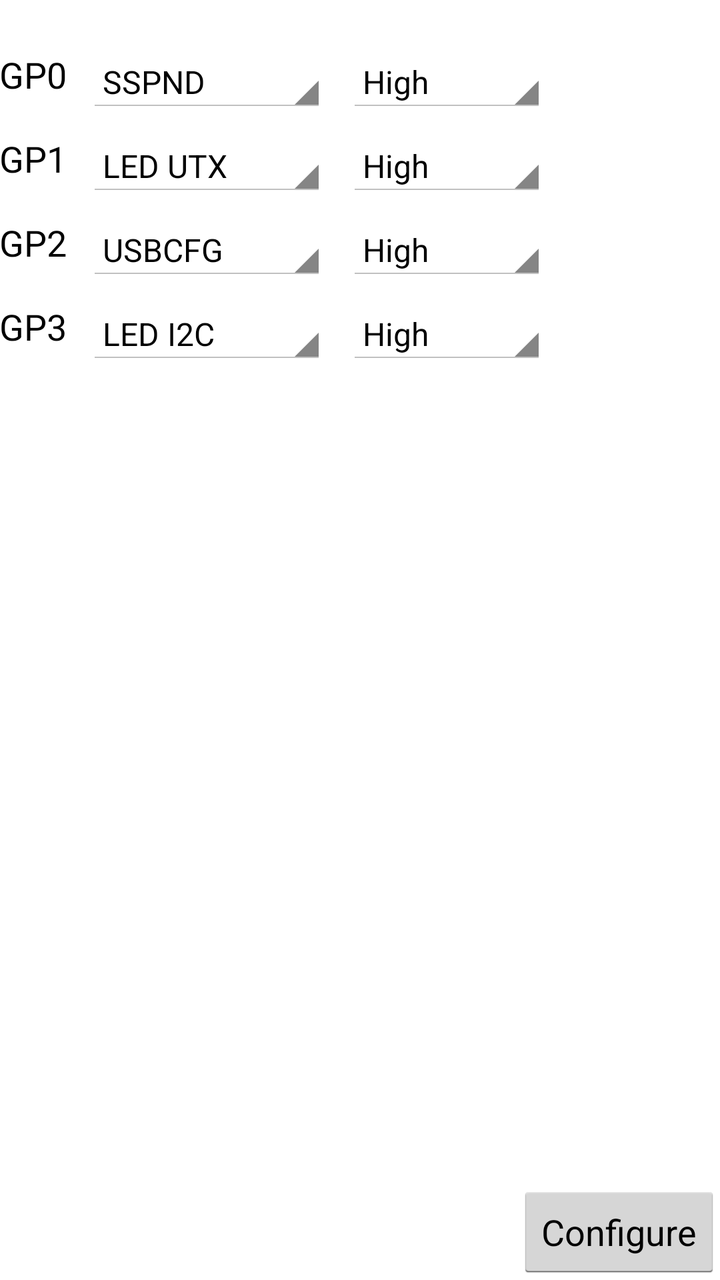
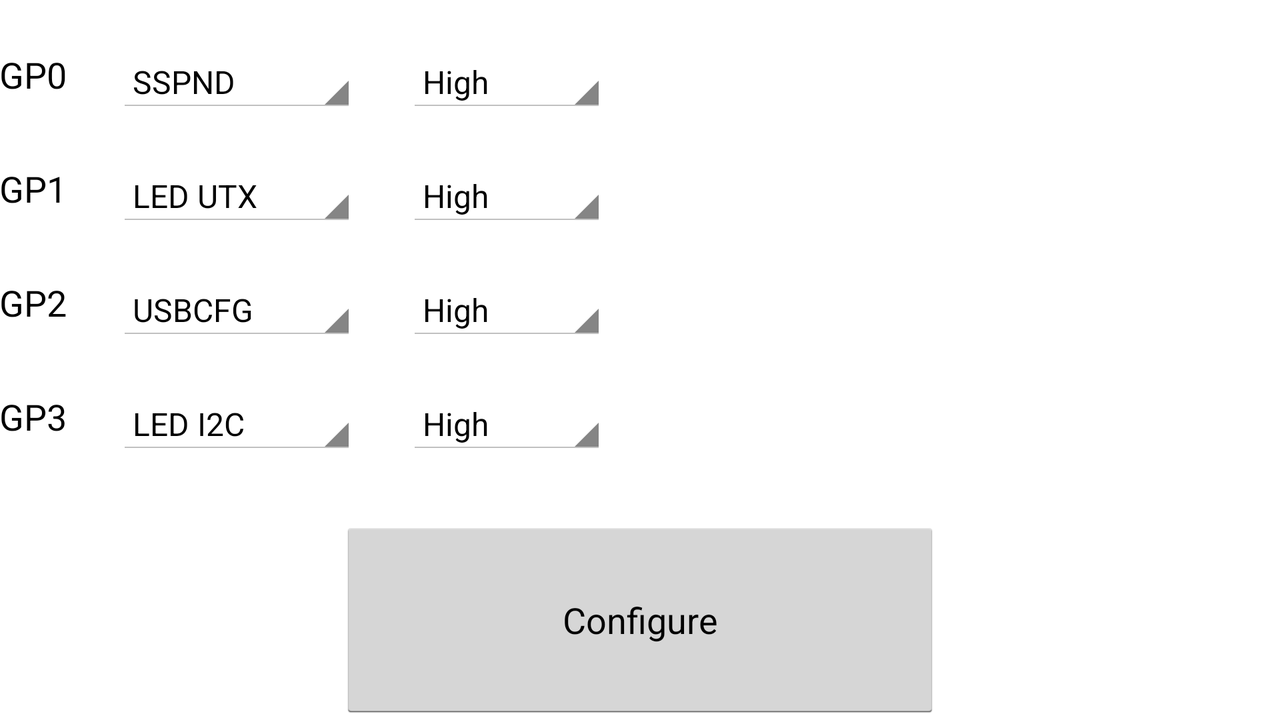

One screen, two layout resources from the same app: the default and the repository's alternative for another configuration. Each is rendered where Android would select it; the XML of both is given below.
<!-- AndroidManifest.xml: application theme AppTheme -->
<!-- res/layout/fragment_pin_config.xml -->
<RelativeLayout xmlns:android="http://schemas.android.com/apk/res/android"
    xmlns:tools="http://schemas.android.com/tools"
    android:layout_width="match_parent"
    android:layout_height="match_parent"
    android:paddingBottom="@dimen/activity_vertical_margin"
    android:paddingLeft="@dimen/activity_horizontal_margin"
    android:paddingRight="@dimen/activity_horizontal_margin"
    android:paddingTop="@dimen/activity_vertical_margin" >

    <TextView
        android:id="@+id/lblGp0"
        android:layout_width="wrap_content"
        android:layout_height="wrap_content"
        android:layout_alignParentLeft="true"
        android:layout_alignParentTop="true"
        android:layout_centerHorizontal="true"
        android:layout_centerInParent="true"
        android:layout_marginTop="25dp"
        android:text="@string/gp0"
        android:textAppearance="?android:attr/textAppearanceMedium" />

    <Spinner
        android:id="@+id/spinner_gp0_functions"
        android:layout_width="120dp"
        android:layout_height="wrap_content"
        android:layout_alignTop="@+id/lblGp0"
        android:layout_centerHorizontal="true"
        android:layout_centerInParent="true"
        android:layout_marginLeft="10dp"
        android:layout_toRightOf="@+id/lblGp0"
        android:entries="@array/gp0_functions" />

    <Spinner
        android:id="@+id/spinner_gp0_levels"
        android:layout_width="100dp"
        android:layout_height="wrap_content"
        android:layout_alignTop="@+id/spinner_gp0_functions"
        android:layout_centerInParent="true"
        android:layout_marginLeft="10dp"
        android:layout_toRightOf="@+id/spinner_gp0_functions"
        android:entries="@array/output_levels" />

    <TextView
        android:id="@+id/lblGp1"
        android:layout_width="wrap_content"
        android:layout_height="wrap_content"
        android:layout_below="@+id/spinner_gp0_functions"
        android:layout_centerHorizontal="true"
        android:layout_centerInParent="true"
        android:layout_marginTop="10dp"
        android:layout_toLeftOf="@+id/spinner_gp0_functions"
        android:text="@string/gp1"
        android:textAppearance="?android:attr/textAppearanceMedium" />

    <Spinner
        android:id="@+id/spinner_gp1_functions"
        android:layout_width="120dp"
        android:layout_height="wrap_content"
        android:layout_alignTop="@+id/lblGp1"
        android:layout_centerHorizontal="true"
        android:layout_centerInParent="true"
        android:layout_marginLeft="10dp"
        android:layout_toRightOf="@+id/lblGp1"
        android:entries="@array/gp1_functions" />

    <Spinner
        android:id="@+id/spinner_gp1_levels"
        android:layout_width="100dp"
        android:layout_height="wrap_content"
        android:layout_alignTop="@+id/spinner_gp1_functions"
        android:layout_centerHorizontal="true"
        android:layout_centerInParent="true"
        android:layout_marginLeft="10dp"
        android:layout_toRightOf="@+id/spinner_gp1_functions"
        android:entries="@array/output_levels" />

    <TextView
        android:id="@+id/lblGp2"
        android:layout_width="wrap_content"
        android:layout_height="wrap_content"
        android:layout_below="@+id/spinner_gp1_functions"
        android:layout_centerHorizontal="true"
        android:layout_centerInParent="true"
        android:layout_marginTop="10dp"
        android:layout_toLeftOf="@+id/spinner_gp0_functions"
        android:text="@string/gp2"
        android:textAppearance="?android:attr/textAppearanceMedium" />

    <Spinner
        android:id="@+id/spinner_gp2_functions"
        android:layout_width="120dp"
        android:layout_height="wrap_content"
        android:layout_alignTop="@+id/lblGp2"
        android:layout_centerHorizontal="true"
        android:layout_centerInParent="true"
        android:layout_marginLeft="10dp"
        android:layout_toRightOf="@+id/lblGp2"
        android:entries="@array/gp2_functions" />

    <Spinner
        android:id="@+id/spinner_gp2_levels"
        android:layout_width="100dp"
        android:layout_height="wrap_content"
        android:layout_alignTop="@+id/spinner_gp2_functions"
        android:layout_centerHorizontal="true"
        android:layout_centerInParent="true"
        android:layout_marginLeft="10dp"
        android:layout_toRightOf="@+id/spinner_gp2_functions"
        android:entries="@array/output_levels" />

    <TextView
        android:id="@+id/lblGp3"
        android:layout_width="wrap_content"
        android:layout_height="wrap_content"
        android:layout_below="@+id/spinner_gp2_functions"
        android:layout_centerHorizontal="true"
        android:layout_centerInParent="true"
        android:layout_marginTop="10dp"
        android:layout_toLeftOf="@+id/spinner_gp0_functions"
        android:text="@string/gp3"
        android:textAppearance="?android:attr/textAppearanceMedium" />

    <Spinner
        android:id="@+id/spinner_gp3_functions"
        android:layout_width="120dp"
        android:layout_height="wrap_content"
        android:layout_alignTop="@+id/lblGp3"
        android:layout_centerHorizontal="true"
        android:layout_centerInParent="true"
        android:layout_marginLeft="10dp"
        android:layout_toRightOf="@+id/lblGp3"
        android:entries="@array/gp3_functions" />

    <Spinner
        android:id="@+id/spinner_gp3_levels"
        android:layout_width="100dp"
        android:layout_height="wrap_content"
        android:layout_alignTop="@+id/spinner_gp3_functions"
        android:layout_centerHorizontal="true"
        android:layout_centerInParent="true"
        android:layout_marginLeft="10dp"
        android:layout_toRightOf="@+id/spinner_gp3_functions"
        android:entries="@array/output_levels" />

    <Button
        android:id="@+id/btn_configure"
        android:layout_width="wrap_content"
        android:layout_height="wrap_content"
        android:layout_alignParentBottom="true"
        android:layout_alignParentRight="true"
        android:layout_marginTop="34dp"
        android:text="@string/configure" />

</RelativeLayout>
<!-- resources referenced by this layout -->
<resources>
  <string-array name="gp0_functions">
          <item>SSPND</item>
          <item>Output</item>
          <item>Input</item>
          <item>LED URX</item>
      </string-array>
  <string-array name="gp1_functions">
          <item>LED UTX</item>
          <item>Output</item>
          <item>Input</item>
          <item>CLK OUT</item>
          <item>ADC1</item>
          <item>IOC</item>
      </string-array>
  <string-array name="gp2_functions">
          <item>USBCFG</item>
          <item>Output</item>
          <item>Input</item>
          <item>ADC2</item>
          <item>DAC1</item>
      </string-array>
  <string-array name="gp3_functions">
          <item>LED I2C</item>
          <item>Output</item>
          <item>Input</item>
          <item>ADC3</item>
          <item>DAC2</item>
      </string-array>
  <string-array name="output_levels">
          <item>High</item>
          <item>Low</item>
      </string-array>
  <string name="configure">Configure</string>
  <string name="gp0">GP0</string>
  <string name="gp1">GP1</string>
  <string name="gp2">GP2</string>
  <string name="gp3">GP3</string>
  <style name="AppTheme" parent="AppBaseTheme">
          
      </style>
  <style name="AppBaseTheme" parent="android:Theme.Holo.Light.DarkActionBar">
          
      </style>
</resources>
<!-- res/layout-w600dp/fragment_pin_config.xml (the repository's variant of the layout above) -->
<!-- drawn on the phone turned sideways -->
<RelativeLayout xmlns:android="http://schemas.android.com/apk/res/android"
    xmlns:tools="http://schemas.android.com/tools"
    android:layout_width="match_parent"
    android:layout_height="match_parent"
    android:paddingBottom="@dimen/activity_vertical_margin"
    android:paddingLeft="@dimen/activity_horizontal_margin"
    android:paddingRight="@dimen/activity_horizontal_margin"
    android:paddingTop="@dimen/activity_vertical_margin" >

    <TextView
        android:id="@+id/lblGp0"
        android:layout_width="wrap_content"
        android:layout_height="wrap_content"
        android:layout_alignParentLeft="true"
        android:layout_alignParentTop="true"
        android:layout_centerHorizontal="true"
        android:layout_centerInParent="true"
        android:layout_marginTop="25dp"
        android:text="@string/gp0"
        android:textAppearance="?android:attr/textAppearanceMedium" />

    <Spinner
        android:id="@+id/spinner_gp0_functions"
        android:layout_width="120dp"
        android:layout_height="wrap_content"
        android:layout_alignTop="@+id/lblGp0"
        android:layout_centerHorizontal="true"
        android:layout_centerInParent="true"
        android:layout_marginLeft="25dp"
        android:layout_toRightOf="@+id/lblGp0"
        android:entries="@array/gp0_functions" />

    <Spinner
        android:id="@+id/spinner_gp0_levels"
        android:layout_width="100dp"
        android:layout_height="wrap_content"
        android:layout_alignTop="@+id/spinner_gp0_functions"
        android:layout_centerInParent="true"
        android:layout_marginLeft="25dp"
        android:layout_toRightOf="@+id/spinner_gp0_functions"
        android:entries="@array/output_levels" />

    <TextView
        android:id="@+id/lblGp1"
        android:layout_width="wrap_content"
        android:layout_height="wrap_content"
        android:layout_below="@+id/spinner_gp0_functions"
        android:layout_centerHorizontal="true"
        android:layout_centerInParent="true"
        android:layout_marginTop="25dp"
        android:layout_toLeftOf="@+id/spinner_gp0_functions"
        android:text="@string/gp1"
        android:textAppearance="?android:attr/textAppearanceMedium" />

    <Spinner
        android:id="@+id/spinner_gp1_functions"
        android:layout_width="120dp"
        android:layout_height="wrap_content"
        android:layout_alignTop="@+id/lblGp1"
        android:layout_centerHorizontal="true"
        android:layout_centerInParent="true"
        android:layout_marginLeft="25dp"
        android:layout_toRightOf="@+id/lblGp1"
        android:entries="@array/gp1_functions" />

    <Spinner
        android:id="@+id/spinner_gp1_levels"
        android:layout_width="100dp"
        android:layout_height="wrap_content"
        android:layout_alignTop="@+id/spinner_gp1_functions"
        android:layout_centerHorizontal="true"
        android:layout_centerInParent="true"
        android:layout_marginLeft="25dp"
        android:layout_toRightOf="@+id/spinner_gp1_functions"
        android:entries="@array/output_levels" />

    <TextView
        android:id="@+id/lblGp2"
        android:layout_width="wrap_content"
        android:layout_height="wrap_content"
        android:layout_below="@+id/spinner_gp1_functions"
        android:layout_centerHorizontal="true"
        android:layout_centerInParent="true"
        android:layout_marginTop="25dp"
        android:layout_toLeftOf="@+id/spinner_gp0_functions"
        android:text="@string/gp2"
        android:textAppearance="?android:attr/textAppearanceMedium" />

    <Spinner
        android:id="@+id/spinner_gp2_functions"
        android:layout_width="120dp"
        android:layout_height="wrap_content"
        android:layout_alignTop="@+id/lblGp2"
        android:layout_centerHorizontal="true"
        android:layout_centerInParent="true"
        android:layout_marginLeft="25dp"
        android:layout_toRightOf="@+id/lblGp2"
        android:entries="@array/gp2_functions" />

    <Spinner
        android:id="@+id/spinner_gp2_levels"
        android:layout_width="100dp"
        android:layout_height="wrap_content"
        android:layout_alignTop="@+id/spinner_gp2_functions"
        android:layout_centerHorizontal="true"
        android:layout_centerInParent="true"
        android:layout_marginLeft="25dp"
        android:layout_toRightOf="@+id/spinner_gp2_functions"
        android:entries="@array/output_levels" />

    <TextView
        android:id="@+id/lblGp3"
        android:layout_width="wrap_content"
        android:layout_height="wrap_content"
        android:layout_below="@+id/spinner_gp2_functions"
        android:layout_centerHorizontal="true"
        android:layout_centerInParent="true"
        android:layout_marginTop="25dp"
        android:layout_toLeftOf="@+id/spinner_gp0_functions"
        android:text="@string/gp3"
        android:textAppearance="?android:attr/textAppearanceMedium" />

    <Spinner
        android:id="@+id/spinner_gp3_functions"
        android:layout_width="120dp"
        android:layout_height="wrap_content"
        android:layout_alignTop="@+id/lblGp3"
        android:layout_centerHorizontal="true"
        android:layout_centerInParent="true"
        android:layout_marginLeft="25dp"
        android:layout_toRightOf="@+id/lblGp3"
        android:entries="@array/gp3_functions" />

    <Spinner
        android:id="@+id/spinner_gp3_levels"
        android:layout_width="100dp"
        android:layout_height="wrap_content"
        android:layout_alignTop="@+id/spinner_gp3_functions"
        android:layout_centerHorizontal="true"
        android:layout_centerInParent="true"
        android:layout_marginLeft="25dp"
        android:layout_toRightOf="@+id/spinner_gp3_functions"
        android:entries="@array/output_levels" />

    <Button
        android:id="@+id/btn_configure"
        android:layout_width="300dp"
        android:layout_height="100dp"
        android:layout_alignParentBottom="true"
        android:layout_centerHorizontal="true"
        android:layout_marginTop="34dp"
        android:text="@string/configure" />

</RelativeLayout>
